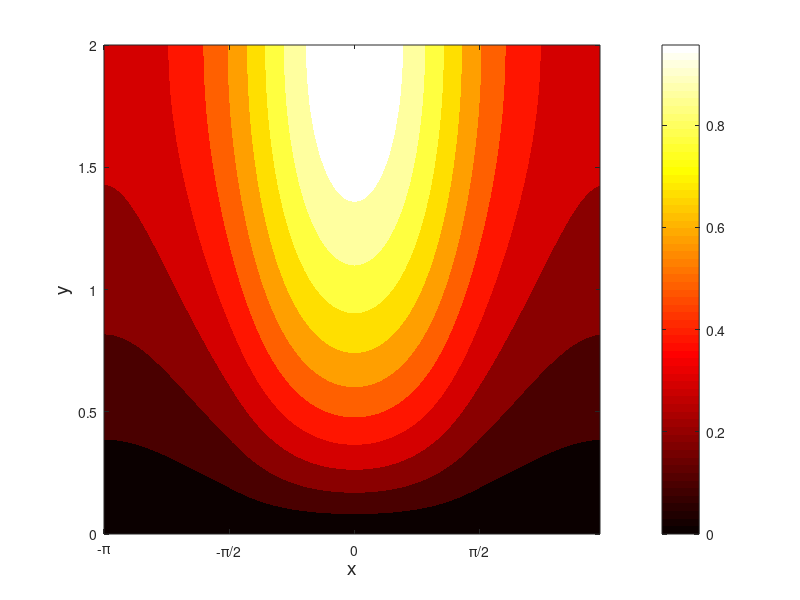

The MATLAB script that drew this image:
clear; close all;

Nx = 100; % # of pts in x
Ny = 64; % # of pts in y

hx = 2.0*pi/Nx; % step size in x
hy = 2.0/Ny; % step size in y

x = -pi + (0:Nx-1)'*hx; % x mesh
y = (1:Ny)'*hy; % y mesh
y_bc = (0:Ny)'*hy;

N = Nx*Ny; % size of A (NxN)
kidx = @(i,j) (j-1)*Nx + mod(i,Nx) + 1;

%% create A matrix

I = zeros(6*N,1);
J = zeros(6*N,1);
V = zeros(6*N,1);
b = zeros(N,1);
id = 0;

for j = 1:Ny
    for i = 0:Nx-1
        k  = kidx(i, j);
        xi = x(i+1);
        dval = -2/hx^2;

        id=id+1;
        I(id)=k;
        J(id)=kidx(i+1,j);
        V(id)= 1/hx^2;

        id=id+1;
        I(id)=k;
        J(id)=kidx(i-1,j);
        V(id)= 1/hx^2;

        dval = dval - 1/hy^2;
        if j > 1
            id=id+1;
            I(id)=k;
            J(id)=kidx(i,j-1);
            V(id)= 1/hy^2;
        end
        
        dval = dval - 1/hy^2;
        if j < Ny
            id=id+1;
            I(id)=k;
            J(id)=kidx(i,j+1);
            V(id)= 1/hy^2;
        else
            id=id+1;
            I(id)=k;
            J(id)=kidx(i,j-1);
            V(id)= 1/hy^2;
        end

        id=id+1;
        I(id)=k;
        J(id)=k;
        V(id)=dval;

        if -pi/2 <= xi && xi <= pi/2
            b(k) = -cos(xi);
        end
    end
end

A = sparse(I(1:id), J(1:id), V(1:id), N, N);

%% solving system

u = A\b;
u_inner = reshape(u,Nx,Ny)';
U = [zeros(1,Nx);u_inner];

%% plotting
[X,Y] = meshgrid(x,y_bc);

figure;
contourf(X,Y,U,'LineColor','none');
colorbar;
colormap(hot);
xlabel('x','FontSize',14);
ylabel('y','FontSize',14);
set(gca,'XTick',[-pi -pi/2 0 pi/2 pi],'XTickLabel',{'-\pi', '-\pi/2', '0', '\pi/2', '\pi'});
